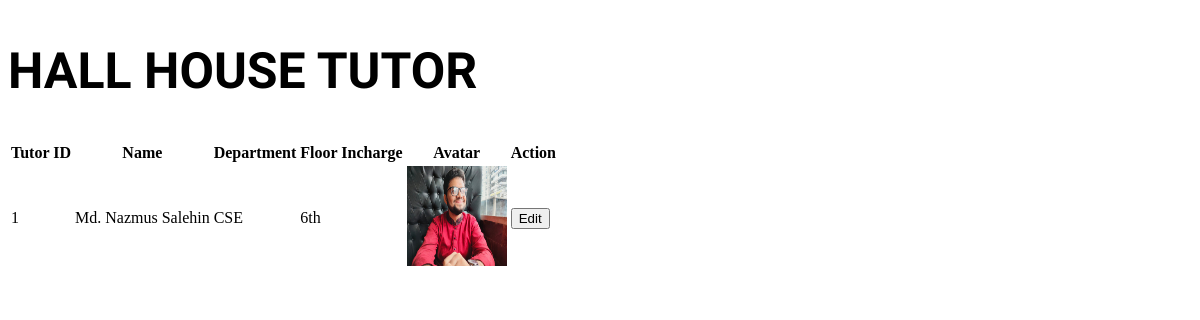
The page /admin/view_house_tutor.php (signed in) on the database its author committed.
### tables this page shows
CREATE TABLE `house_tutor` (
  tutor_id int(10) NOT NULL PRIMARY KEY AUTO_INCREMENT,
  name varchar(80) NOT NULL,
  department varchar(80) NOT NULL,
  floor_incharge varchar(80) NOT NULL,
  avatar text NOT NULL);

### admin/view_house_tutor.php (the view, shortened to what this page needs)
<?php
require_once "../config/configPDO.php";
?>
<!DOCTYPE html>
<html lang="en">
<link rel="stylesheet" href="../css/common.css">
</head>
<body>
    <div class="container">
        <div class="row mt-5">
            <section class="col-md-12">
                <h1 class="text-center font-Staatliches-heading">HALL HOUSE TUTOR</h1>
                <div class="table-responsive">
                    <table class="table table-bordered table-hover table-striped" style="table-layout: fixed">
                        <thead>
                            <tr class="tableizer-firstrow">
                                <th>Tutor ID</th>
                                <th>Name</th>
                                <th>Department</th>
                                <th>Floor Incharge</th>
								<th>Avatar</th>
								<th>Action</th>
                            </tr>
                        </thead>
                        <tbody>
                            <?php
try {
    $sql = "SELECT * FROM house_tutor";
    $result = $conn->prepare($sql);
    $result->execute();
    if ($result->rowCount() > 0) {
        while ($row = $result->fetch(PDO::FETCH_ASSOC)) {
            ?>
                            <tr>
                                <td><?php echo $row["tutor_id"]; ?></td>
                                <td><?php echo $row["name"]; ?></td>
                                <td><?php echo $row["department"]; ?></td>
                                <td><?php echo $row["floor_incharge"]; ?></td>
								<td><img src="upload/<?php echo $row['avatar'] ?>" alt="" width="100px" height="100px" id="cimg"></td>
								<td>
								<form action="edit1.php" method="POST">
								<button type="submit" name="edit_data_btn" class="btn nbtn-success"> Edit </button>
								</form>
								</td>
                            </tr>
                            <?php
        }
        ?>
                        </tbody>
                    </table>
                    <?php
    } else {
        echo "<tr><td class='text-center' colspan='4'>No Records Found</td></tr>";
    }
} catch (PDOException $e) {
    echo "<script>alert('We are sorry, there seems to be a problem with our systems. Please try again.');</script>";
    echo "Error " . $e->getMessage();
}
?>
                </div>
            </section>
        </div>
    </div>
</body>
</html>

### css/common.css (style rules this page uses)
.font-Staatliches-heading { font-family: "Staatliches", cursive !important; font-size: 50px !important; }

### rows shown on the page
house_tutor: tutor_id "1", name "Md. Nazmus Salehin", department "CSE", floor_incharge "6th", avatar (picture)
